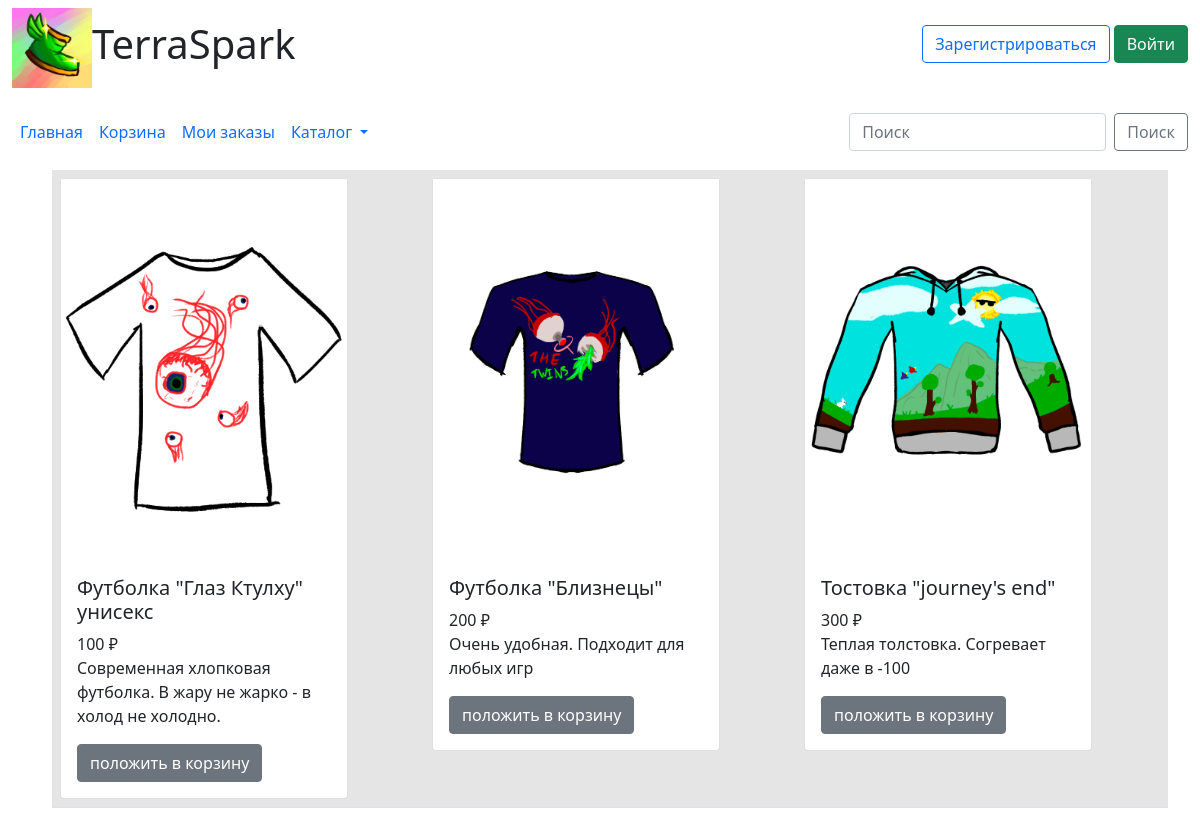
Screenshot of /catalog_up with the database file from the repository.
### data/jobs.py (models this page shows)
class Jobs(SqlAlchemyBase, SerializerMixin):
    __tablename__ = 'jobs'
    id = sqlalchemy.Column(sqlalchemy.Integer,
                           primary_key=True, autoincrement=True)
    name = sqlalchemy.Column(sqlalchemy.Integer,
                             nullable=True)
    price = sqlalchemy.Column(sqlalchemy.Integer, nullable=True)
    desc = sqlalchemy.Column(sqlalchemy.String, nullable=True)
    img = sqlalchemy.Column(sqlalchemy.String, nullable=True)
    type = sqlalchemy.Column(sqlalchemy.String, nullable=True)

### main.py (the view)
@app.route('/catalog_up')
def catalog_up():
    db_sess = db_session.create_session()
    context = {}
    q = request.args.get('q')
    if q:
        context["jobs"] = db_sess.query(Jobs).filter(
            Jobs.name.contains(q) | Jobs.desc.contains(q) | Jobs.type.contains(q))
    else:
        context["jobs"] = db_sess.query(Jobs).filter(Jobs.type == 'верхняя одежда')
    return render_template('catalog.html', **context)

### data/db_session.py (called while the page is built)
def create_session() -> Session:
    global __factory
    return __factory()

### templates/catalog.html (shortened to what this page needs)
{% extends "base.html" %}
{% block content %}
<link rel="stylesheet" href="static/css/table.css">
<table class="table">
    <tr class="table-active">
{% for t in jobs %}
                    <td>
<div class="card" style="width: 18rem;">
  <img src= "/static/img/{{t.img}}"/>
  <div class="card-body">
    <h5 class="card-title">{{t.name}}</h5>
    <p class="card-text">{{t.price}} ₽<br>
    {{t.desc}}</p>
{% if not current_user.is_authenticated %}
    <a href="/login" class="btn btn-secondary">положить в корзину</a>
      {% endif %}
  </div>
</div>
</td>
        {% endfor %}
    </tr>
        </table>
{% endblock %}

### templates/base.html (shortened to what this page needs)
<!doctype html>
<html lang="en">
    <head>
        <link rel="stylesheet"
              href="https://cdn.jsdelivr.net/npm/bootstrap@5.0.0-beta1/dist/css/bootstrap.min.css"
>
    </head>
    <body>
        <header>
            <nav class="navbar navbar-expand-lg bg-body-tertiary">
  <div class="container-fluid">
      <h1><img src="/static/img/logo.jpg" width="80" height="80" alt="logo">TerraSpark</h1>
                {% if current_user.is_authenticated %}
    <a class="navbar-brand" href="/logout">{{ current_user.name }}</a>
{% else %}
    <p>
        <a class="btn btn-outline-primary" href="/register">Зарегистрироваться</a>
        <a class="btn btn-success" href="/login">Войти</a>
    </p>
{% endif %}
  </div>
</nav>
            <nav class="navbar navbar-expand-lg bg-body-tertiary">
  <div class="container-fluid">
    <div class="collapse navbar-collapse" id="navbarSupportedContent">
      <ul class="navbar-nav me-auto mb-2 mb-lg-0">
        <li class="nav-item">
          <a class="nav-link active" aria-current="page" href="/">Главная</a>
        </li>
        <li class="nav-item">
            {% if current_user.is_authenticated %}
    <a class="nav-link" href="/cart/{{current_user.email}}">Корзина</a>
        {% else %}
          <a class="nav-link" href="/login">Корзина</a>
            {% endif %}
        </li>
          <li class="nav-item">
            {% if current_user.is_authenticated %}
    <a class="nav-link" href="/orders/{{current_user.email}}">Мои заказы</a>
        {% else %}
          <a class="nav-link" href="/login">Мои заказы</a>
            {% endif %}
        </li>
        <li class="nav-item dropdown">
          <a class="nav-link dropdown-toggle" href="#" role="button" data-bs-toggle="dropdown" aria-expanded="false">
            Каталог
          </a>
        </li>
      </ul>
      <form class="d-flex" role="search">
        <input class="form-control me-2" type="search" placeholder="Поиск" aria-label="Поиск" name="q">
        <button class="btn btn-outline-secondary" type="submit">Поиск</button>
      </form>
    </div>
  </div>
</nav>
        </header>
        <main role="main" class="container">
            {% block content %}{% endblock %}
        </main>
    </body>
</html>

### static/css/table.css (style rules this page uses)
table { margin: 10px }

### rows the page displays
Jobs: img (picture), name "Футболка \"Глаз Ктулху\" унисекс", price "100", desc "Современная хлопковая футболка. В жару не жарко - в холод не холодно."
Jobs: img (picture), name "Футболка \"Близнецы\"", price "200", desc "Очень удобная. Подходит для любых игр"
Jobs: img (picture), name "Тостовка \"journey's end\"", price "300", desc "Теплая толстовка. Согревает даже в -100"
